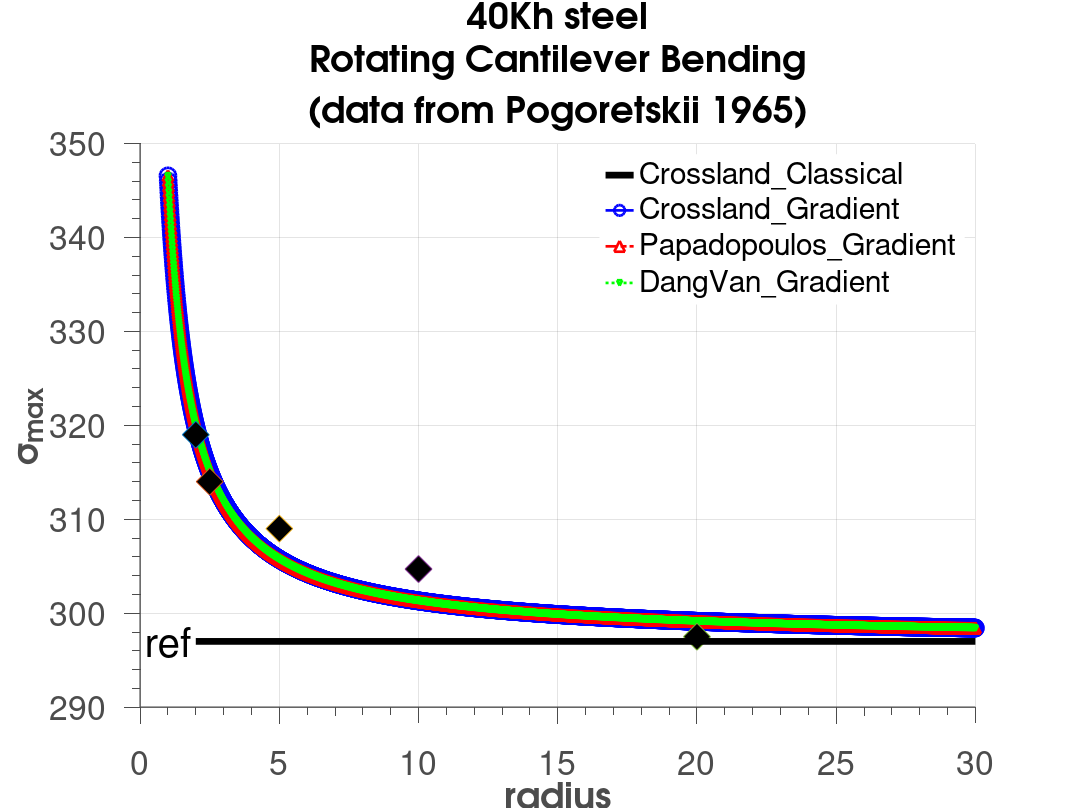
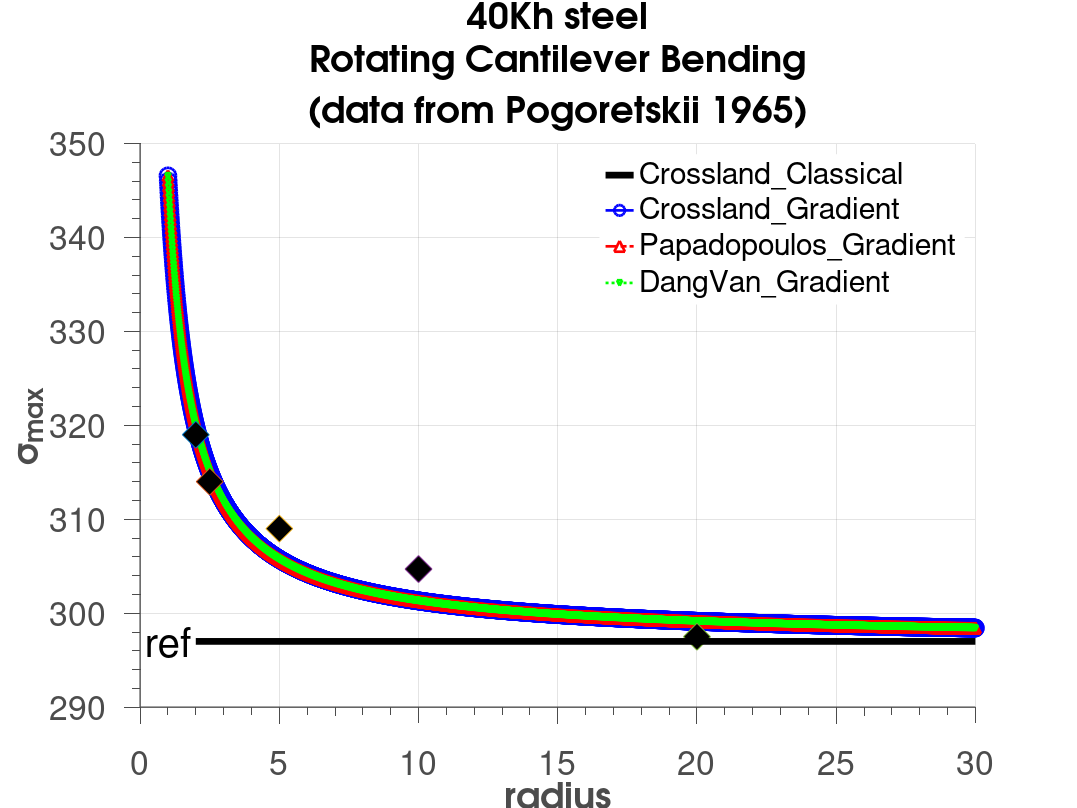

Write MATLAB code to recreate these figures, in order. (Note: this script raises an error after producing the figures.)
clear;clc;
tt=150;
ff=297;
a=(tt-ff/sqrt(3))/(ff/3);
b=tt;
ap=3*(tt/ff-1/2);
bp=tt;
ad=3*(tt/ff-1/2);
bd=tt;
lg=0.143;
lgp=0.143;
lgd=0.143;
y=1:0.01:30;

sigmax  =b*(1/sqrt(3)+a/3-lg*((sqrt(3)*y).^-1+a/3*y.^-1)).^-1;
sigmaxp=b*(1/2+ap/3-lgp*((2*y).^-1+ap/3*y.^-1)).^-1;
sigmaxd=b*(1/2+ad/3-lgd*((2*y).^-1+ad/3*y.^-1)).^-1;

figure(1);
hold on;
fr=plot(y,sigmax, '-b','LineWidth',2,'Marker', 'o', 'MarkerSize', 12,'MarkerEdgeColor',  'b', 'MarkerFaceColor' , 'none');
frp=plot(y,sigmaxp,'-.r','LineWidth',2,'Marker', '^', 'MarkerSize', 8,'MarkerEdgeColor',  'r', 'MarkerFaceColor' , 'none');
frd=plot(y,sigmaxd, ':g','LineWidth',2,'Marker', 'v', 'MarkerSize', 4,'MarkerEdgeColor',  'g', 'MarkerFaceColor' , 'none');
plot(2,319,'d','MarkerSize',20, 'MarkerFaceColor','k');
plot(2.5,314,'d','MarkerSize',20, 'MarkerFaceColor','k');
plot(5,309,'d','MarkerSize',20, 'MarkerFaceColor','k');
plot(10,304.7,'d','MarkerSize',20, 'MarkerFaceColor','k');
plot(20,297.5,'d','MarkerSize',20, 'MarkerFaceColor','k');
class=plot([2 30],[ff ff],'k','LineWidth',5);
hold off;
grid on;
% grid minor;
set(gca ,'FontSize',30);
hXLabel = xlabel('radius','Fontsize',30, 'FontWeight' , 'bold');
hYLabel = ylabel('\sigma_{max}','Fontsize',30, 'FontWeight' , 'bold');
text(0.2,ff,'ref','Fontsize',30);

hTitle=title({['40Kh steel'],[ 'Rotating Cantilever Bending'],[ '(data from Pogoretskii 1965)']; },'Fontsize',30);
set(hTitle, 'FontSize', 30, 'FontWeight' , 'bold')
hLegend=legend([class,fr,frp,frd],'Crossland\_Classical','Crossland\_Gradient','Papadopoulos\_Gradient','DangVan\_Gradient');
set([hLegend, gca], 'FontSize', 25)
set(hLegend,'Box','on');
set(hLegend,'EdgeColor',[1 1 1]); %set the edge colour of the legend to white 
% Adjust font
set(gca, 'FontName', 'Helvetica')
set([hTitle, hXLabel, hYLabel], 'FontName', 'AvantGarde')
% Adjust axes properties
set(gca, 'Box', 'off', 'TickDir', 'out', 'TickLength', [.02 .02], ...
    'XMinorTick', 'on', 'YMinorTick', 'on', 'YGrid', 'on', ...
    'XColor', [.3 .3 .3], 'YColor', [.3 .3 .3], ...
    'LineWidth', 1)
set(gcf,'color','w'); %set figure background transparent
set(gca,'color','w'); %set axis transparent
% Maximize print figure
set(gcf,'outerposition',get(0,'screensize'));
set(gcf, 'PaperPositionMode', 'manual');
set(gcf, 'PaperUnits', 'points'); %[ {inches} | centimeters | normalized | points ]
set(gcf, 'PaperPosition', [0 0 800 600]); %set(gcf,'PaperPosition',[left,bottom,width,height])
saveas(gcf,'40khsteel.png');
saveas(gcf,'40khsteel.fig');

%*****************Fitting********************
R=[2 2.5 5 10 20];
f=[319 314 309 304.7 297.5];
createFit40kh(R,f)
% cftool
% t/(1/sqrt(3)+(t-297/sqrt(3))/297-lg*(1/(sqrt(3)*x)+(t-297/sqrt(3))/(297*x)))
% lg=0.001~0.5
% t=150~200